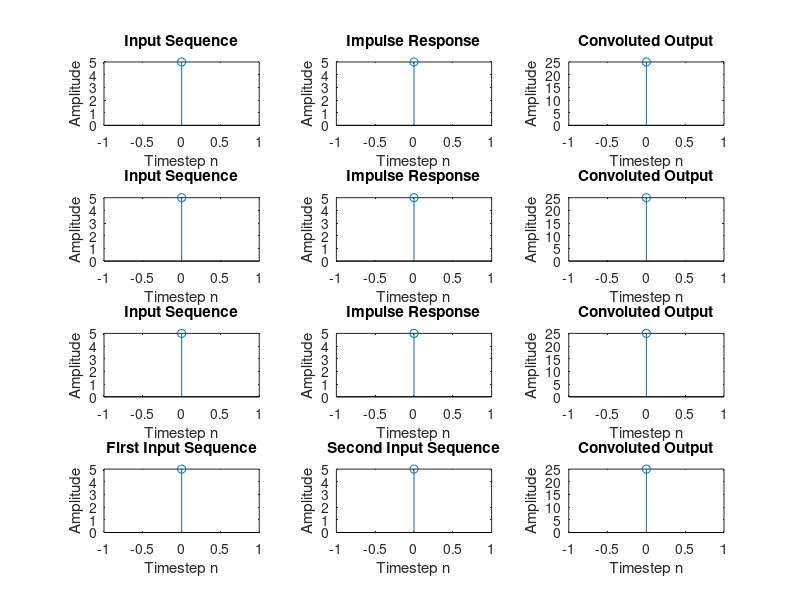

Write MATLAB code to recreate this figure.
%Convolution
clc
clear

%LINEAR CONVOLUTION
disp('Linear Convolution using Matrix Method');
xn = input("Enter the input sequence x[n]");
hn = input("Enter the impulse response h[n]");
n1 = length(xn);
n2 = length(hn);
N = n1+n2-1;
subplot(4,3,1); stem(0:1:n1-1,xn); title('Input Sequence'); 
xlabel('Timestep n'); ylabel('Amplitude');
subplot(4,3,2); stem(0:1:n2-1,hn); title('Impulse Response');
xlabel('Timestep n'); ylabel('Amplitude');


%Creating the matrix for convolution
if n1>n2
    x = zeros(N,n2);
    xn = [xn zeros(1,N-n1)];
    x(:,1) = xn;
    for i = 2:n2
        x(:,i) = [x(N,i-1) ; x(1:N-1,i-1)]; 
    end
    yn = x * hn';
else
    x = zeros(N,n1);
    hn = [hn zeros(1,N-n2)];
    x(:,1) = hn;
    disp(x);
    for i = 2:n1
        x(:,i) = [x(N,i-1) ; x(1:N-1,i-1)]; 
    end
    yn = x * xn';
end

subplot(4,3,3); stem(0:1:N-1,yn); title('Convoluted Output');
xlabel('Timestep n'); ylabel('Amplitude');
disp('Linear Convolution using Matrix Method');
disp(yn);

%CIRCULAR CONVOLUTION
disp('Circular Convolution using Matrix Method');
xn = input("Enter the input sequence x[n]");
hn = input("Enter the impulse response h[n]");
n1 = length(xn);
n2 = length(hn);

subplot(4,3,4); stem(0:1:n1-1,xn); title('Input Sequence'); 
xlabel('Timestep n'); ylabel('Amplitude');
subplot(4,3,5); stem(0:1:n2-1,hn); title('Impulse Response');
xlabel('Timestep n');ylabel('Amplitude');

N = max(n1,n2);
if n1<N
    xn = [xn zeros(1,N-n1)];
else
    hn = [hn zeros(1,N-n2)];
end

% Creating the circularly rotated matrix
x = zeros(N,N); 
x(:,1) = xn;

for i = 2:N
    x(:,i) = [x(N,i-1) ; x(1:N-1,i-1)]; % Shifting to the right
end

yn = x * hn'; %Matrix Multiplication

subplot(4,3,6);stem(0:1:N-1,yn);title('Convoluted Output');
xlabel('Timestep n');ylabel('Amplitude');

disp(yn);

%LINEAR CONVOLUTION IN FREQUENCY DOMAIN (USING DFT)
disp('Linear Convolution in Frequency Domain');
xn = input("Enter the input sequence x[n]");
hn = input("Enter the impulse response h[n]");
n1 = length(xn);
n2 = length(hn);
N = n1+n2-1;

subplot(4,3,7);stem(0:1:n1-1,xn);title('Input Sequence');
xlabel('Timestep n');ylabel('Amplitude');
subplot(4,3,8);stem(0:1:n2-1,hn);title('Impulse Response');
xlabel('Timestep n');ylabel('Amplitude');

if n1<N
    xn = [xn zeros(1,(N-n1))];
end

if n2<N
    hn = [hn zeros(1,(N-n2))];
end

Xk = fft(xn,N);
Hk = fft(hn,N);

Yk = Xk.*Hk;
yn = ifft(Yk);

subplot(4,3,9);stem(0:1:N-1,yn);title('Convoluted Output');
xlabel('Timestep n');ylabel('Amplitude');

disp(yn);

%CIRCULAR CONVOLUTION IN FREQUENCY DOMAIN (USING DFT)
disp('Circular Convolution in Frequency Domain');
xn = input("Enter the input sequence x[n]");
hn = input("Enter the impulse response h[n]");
n1 = length(xn);
n2 = length(hn);
N = max(n1,n2);

subplot(4,3,10);stem(0:1:n1-1,xn);title('First Input Sequence');
xlabel('Timestep n');ylabel('Amplitude');
subplot(4,3,11);stem(0:1:n2-1,hn);title('Second Input Sequence');
xlabel('Timestep n'); ylabel('Amplitude');

if N~=n1
    xn = [xn zeros(1,n2)];
else
    hn = [hn zeros(1,n1)];
end

Xk = fft(xn,N);
Hk = fft(hn,N);

Yk = Xk.*Hk;
yn = ifft(Yk);

subplot(4,3,12);stem(0:1:N-1,yn);title('Convoluted Output');
xlabel('Timestep n');ylabel('Amplitude');

disp(yn);
